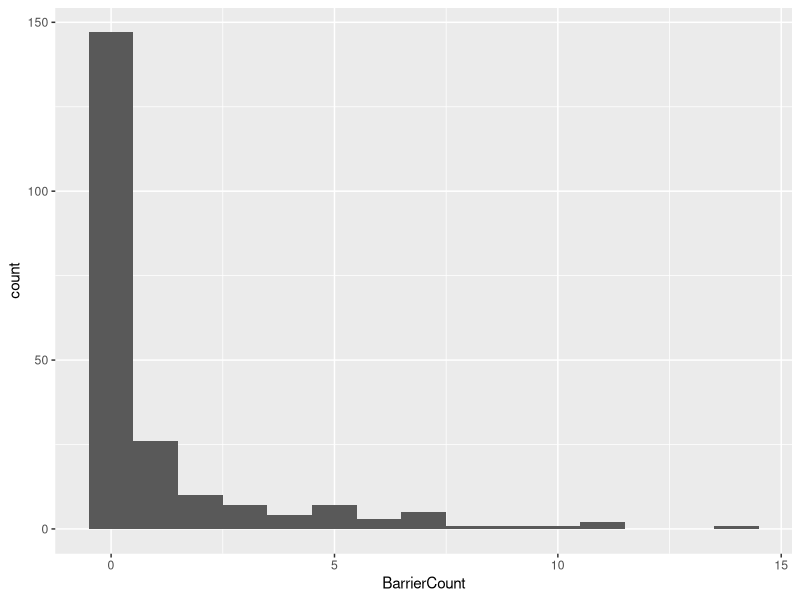
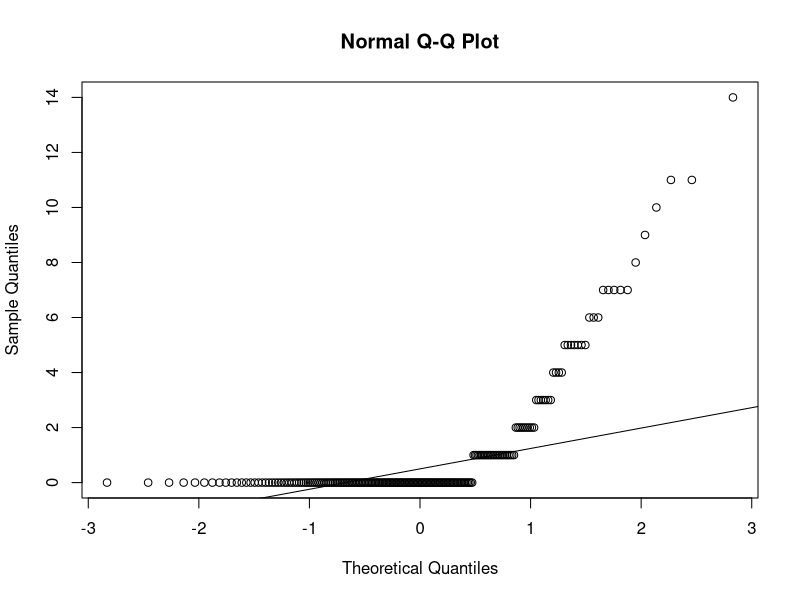
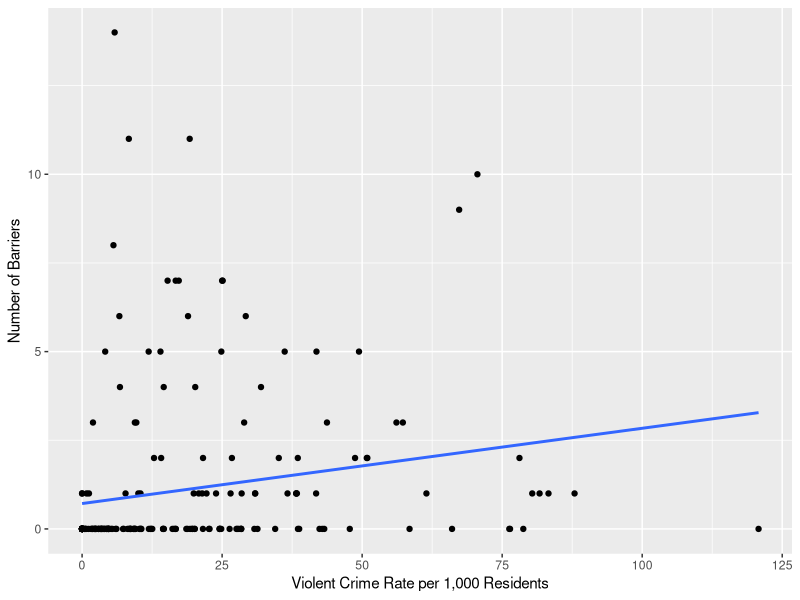
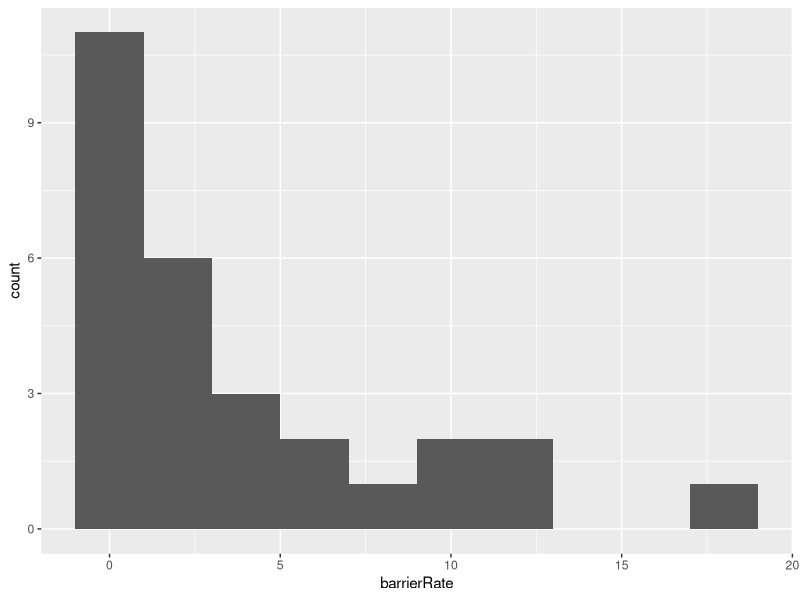
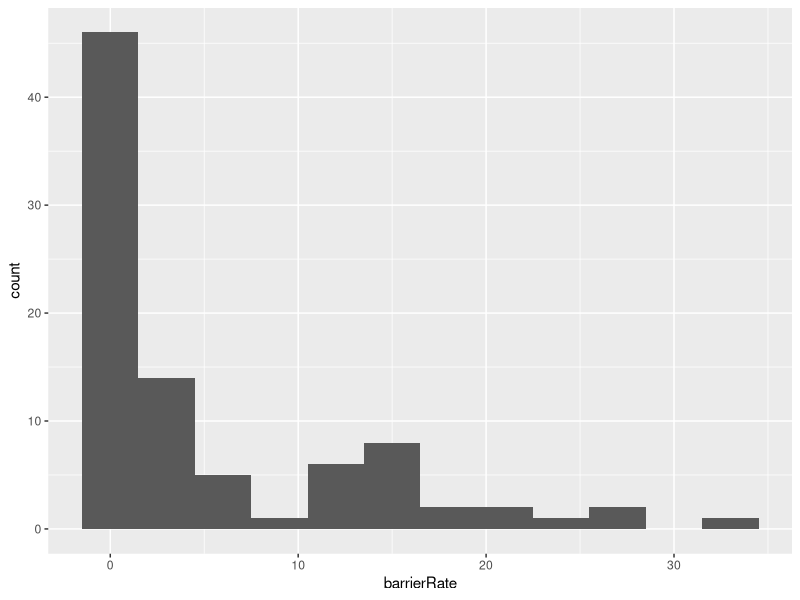
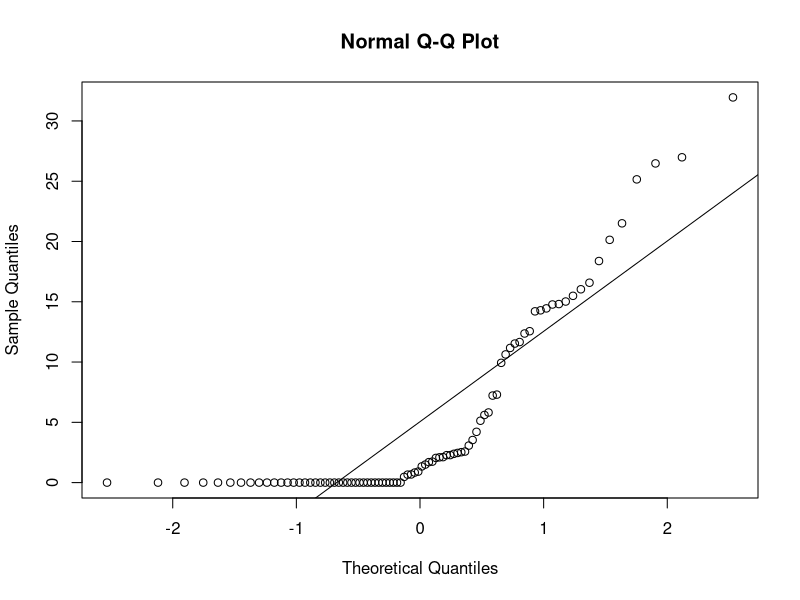

These figures' R source, in order:
## ---- chunk 1
library(dplyr)    # data management
library(ggplot2)  # plotting
library(broom)    # tidy output
library(Hmisc)    # spearmans rho correlations
## ---- chunk 2
grids <- read.csv("STL_BARRIERS_Grids_UAA2017.csv", stringsAsFactors = FALSE)
grids <- rename(grids, BarrierCount = BarrierCou)
## ---- chunk 3
grids <- grids %>%
  mutate(crimeRate = (crime2016/pop15)*1000) %>%
  mutate(ucr1_4_Rate = (ucr1_4/pop15)*1000) %>%
  mutate(ucr1_8_Rate = (ucr1_8/pop15)*1000)
## ---- chunk 4
gridPlot <- ggplot(grids, aes(BarrierCount)) +
  geom_histogram(binwidth = 1)
gridPlot
## ---- chunk 5
summary(grids$BarrierCount)
## ---- chunk 6
qqnorm(grids$BarrierCount); qqline(grids$BarrierCount)
## ---- chunk 7
gridsCorr <- grids %>%
  select(crimeRate, ucr1_4_Rate, ucr1_8_Rate, per_pov, per_blk, BarrierCount) %>%
  as.matrix()

gridsResults <- tidy(rcorr(gridsCorr, type="spearman"))
gridsResults
## ---- chunk 8
gridScatter <- ggplot(grids, aes(ucr1_4_Rate, BarrierCount)) +
  geom_point() + 
  geom_smooth(method=lm, se=FALSE) +
  labs(x = "Violent Crime Rate per 1,000 Residents",
       y = "Number of Barriers")
gridScatter
## ---- chunk 9
wards <- read.csv("STL_BARRIERS_Wards10_UAA2017.csv", stringsAsFactors = FALSE)
wards <- rename(wards, BarrierCount = BarrierCou)
## ---- chunk 10
wards <- wards %>%
  mutate(crimeRate = (crime2016/pop15)*1000) %>%
  mutate(ucr1_4_Rate = (ucr1_4/pop15)*1000) %>%
  mutate(ucr1_8_Rate = (ucr1_8/pop15)*1000) %>%
  mutate(barrierRate = (BarrierCount/sqmile))
## ---- chunk 11
wardPlot <- ggplot(wards, aes(barrierRate)) +
  geom_histogram(binwidth = 2)
wardPlot
## ---- chunk 12
summary(wards$barrierRate)
## ---- chunk 13
wardsCorr <- wards %>%
  select(crimeRate, ucr1_4_Rate, ucr1_8_Rate, per_pov, per_blk, barrierRate) %>%
  as.matrix()

wardsResults <- cor(wardsCorr, method="kendall")
wardsResults
## ---- chunk 14
nhood <- read.csv("STL_BARRIERS_Nhood_UAA2017.csv", stringsAsFactors = FALSE)
## ---- chunk 15
nhood <- nhood %>%
  mutate(crimeRate = (crime2016/pop15)*1000) %>%
  mutate(ucr1_4_Rate = (ucr1_4/pop15)*1000) %>%
  mutate(ucr1_8_Rate = (ucr1_8/pop15)*1000) %>%
  mutate(barrierRate = (BarrierCount/sqmile))
## ---- chunk 16
nhoodPlot <- ggplot(nhood, aes(barrierRate)) +
  geom_histogram(binwidth = 3)
nhoodPlot
## ---- chunk 17
summary(nhood$barrierRate)
## ---- chunk 18
qqnorm(nhood$barrierRate); qqline(nhood$barrierRate)
## ---- chunk 19
nhoodCorr <- nhood %>%
  select(crimeRate, ucr1_4_Rate, ucr1_8_Rate, per_pov, per_blk, barrierRate) %>%
  as.matrix()

nhoodCorr <- tidy(rcorr(nhoodCorr, type="spearman"))
nhoodCorr
